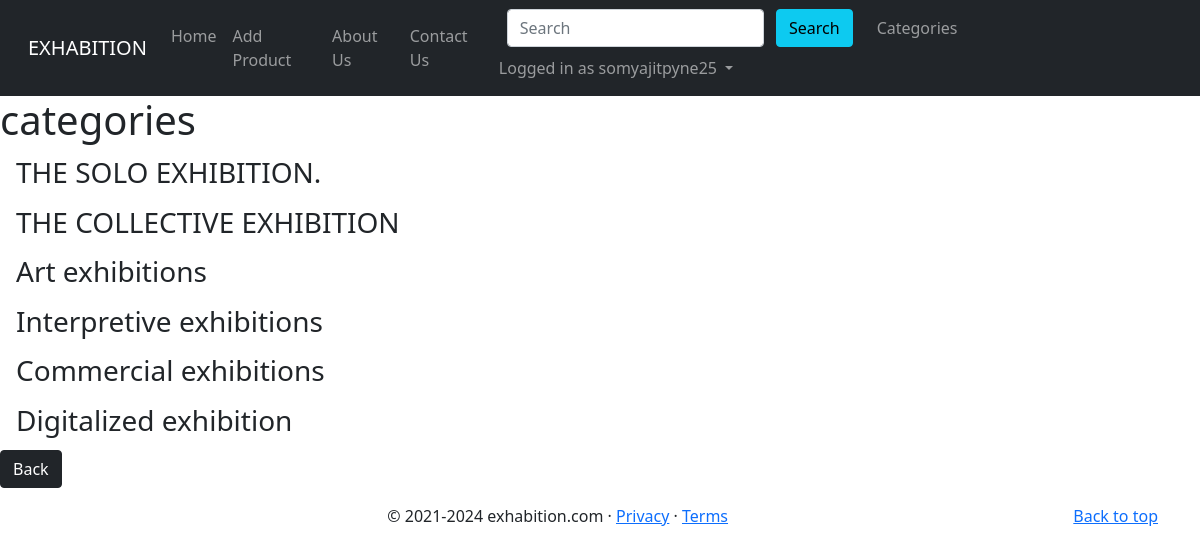
The app's page /categoroy_list (signed in) with its own data.
### home/models.py (models this page shows, shortened)
class Category(models.Model):
    name=models.CharField(max_length=255)
    def __str__(self):
        return self.name

### home/productViews.py (the view)
# urls.py: path('categoroy_list',CategoryListView , name='category_list'),
def CategoryListView(request):
    cats_menu_list=Category.objects.all()
    return render(request, 'product/categories_list.html', {'cats_menu_list':cats_menu_list})

### templates/product/categories_list.html (shortened to what this page needs)
{% extends 'base.html' %}
{% block body %}
<h1>categories</h1>
{% for cats in cats_menu_list %}
    <h3><a class="dropdown-item" href="{% url 'category' cats|slugify %}">{{ cats }}</a></h3>
{% endfor %}
<a href="{% url 'homeView' %}" class="btn btn-dark">Back</a>
{% endblock body %}

### templates/nav.html (shortened to what this page needs)
{% load static %}
<nav class="navbar navbar-expand-lg navbar-dark bg-dark">
        <div class="container-fluid">
            <a class="navbar-brand" href="/">EXHABITION</a>
            <div class="collapse navbar-collapse" id="navbarSupportedContent">
                <ul class="navbar-nav me-auto mb-2 mb-lg-0">
                    <li class="nav-item ">
                      <a class="nav-link {% block homeactive %}{% endblock homeactive %} " aria-current="page" href="/">Home</a>
                    </li>
                    {% if user.is_authenticated %}
                    <li class="nav-item ">
                      <a class="nav-link {% block blogactive %}{% endblock blogactive %}" href="Add_Product">Add Product</a>
                    </li>
                    {% endif %}
                    <li class="nav-item ">
                      <a class="nav-link {% block aboutactive %}{% endblock aboutactive %}" href="/about">About Us</a>
                    </li>
                     <li class="nav-item ">
                      <a class="nav-link {% block contactactive %}{% endblock contactactive %}" href="/contact">Contact Us</a>
                    </li>
                  </ul>
                <div class="ml auto form-inline">
                    <form method="get" action="/search" class=" my-2 mx-3 my-lg-0">
                        <input class="form-control mr-sm-2" type="search" placeholder="Search" aria-label="Search"
                            name="query" id="query">
                        <button class="btn btn-info my-2 my-sm-0" type="submit">Search</button>
                    </form>
                    {% if cats_menu %}
                    <li class="nav-item dropdown">
                      <button class="btn btn-secondary dropdown-toggle mr-2" type="button" id="dropdownMenuButton1" data-bs-toggle="dropdown" aria-expanded="false">
                        Categories
                      </button>
                      <ul class="dropdown-menu" aria-labelledby="navbarDropdown">
                        {% for cats in cats_menu %}
                      <li><a class="dropdown-item" href="{% url 'category' cats|slugify %}">{{ cats }}</a> </li>
                      {% endfor %}
                    </ul>
                    </li>
                    {% else %}
                    <ul class="navbar-nav me-auto mb-2 mb-lg-0">
                    <li class="nav-item">
                      <a class="nav-link" href="{% url 'category_list' %}">Categories</a>
                    </li>
                  </ul>
                    {% endif %}
                    {% if user.is_authenticated %}
                    <ul class="navbar-nav mr-2">
                        <li class="nav-item dropdown">
                            <a class="nav-link dropdown-toggle" href="#" id="navbarDropdown" role="button"
                                data-toggle="dropdown" aria-haspopup="true" aria-expanded="false">
                                Logged in as {{request.user}}
                            </a>
                        </li>
                    </ul>
                    {% endif %}
                </div>
            </div>
        </div>
</nav>

### records on screen
Category: name "THE SOLO EXHIBITION."
Category: name "THE COLLECTIVE EXHIBITION"
Category: name "Art exhibitions"
Category: name "Interpretive exhibitions"
Category: name "Commercial exhibitions"
Category: name "Digitalized exhibition"

### other values on screen
{{ request.user }} "somyajitpyne25"
